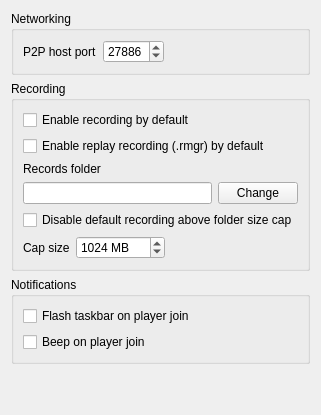
         <widget class="QWidget" name="DDTab">
          <attribute name="title">
           <string>Kaillera</string>
          </attribute>
         <layout class="QVBoxLayout" name="verticalLayout_6">
           <item>
            <widget class="QGroupBox" name="kailleraNetworkingGroupBox">
             <property name="title">
              <string>Networking</string>
             </property>
             <layout class="QHBoxLayout" name="kailleraNetworkingLayout">
              <item>
               <widget class="QLabel" name="kailleraPortLabel">
                <property name="text">
                 <string>P2P host port</string>
                </property>
               </widget>
              </item>
              <item>
               <widget class="QSpinBox" name="kailleraPortSpinBox">
                <property name="minimum">
                 <number>1</number>
                </property>
                <property name="maximum">
                 <number>65535</number>
                </property>
                <property name="value">
                 <number>27886</number>
                </property>
               </widget>
              </item>
              <item>
               <spacer name="horizontalSpacer_kailleraPort">
                <property name="orientation">
                 <enum>Qt::Orientation::Horizontal</enum>
                </property>
                <property name="sizeHint" stdset="0">
                 <size>
                  <width>40</width>
                  <height>20</height>
                 </size>
                </property>
               </spacer>
              </item>
             </layout>
            </widget>
           </item>
           <item>
            <widget class="QGroupBox" name="kailleraSettingsGroupBox">
             <property name="title">
              <string>Recording</string>
             </property>
             <layout class="QVBoxLayout" name="kailleraSettingsLayout">
              <item>
               <widget class="QCheckBox" name="kailleraRecordByDefaultCheckBox">
                <property name="text">
                 <string>Enable recording by default</string>
                </property>
               </widget>
              </item>
              <item>
               <widget class="QCheckBox" name="kailleraReplayByDefaultCheckBox">
                <property name="text">
                 <string>Enable replay recording (.rmgr) by default</string>
                </property>
                <property name="toolTip">
                 <string>Records per-frame inputs and game state for the current match to a .rmgr file, separate from krec. Works for both online and offline matches, Smash Remix 2.0.1 only. Each netplay room/playback dialog has its own checkbox that starts from this default and can override it for that session, the same way "Enable recording by default" works for krec.</string>
                </property>
               </widget>
              </item>
              <item>
               <widget class="QLabel" name="kailleraRecordsFolderLabel">
                <property name="text">
                 <string>Records folder</string>
                </property>
               </widget>
              </item>
              <item>
               <layout class="QHBoxLayout" name="kailleraRecordsFolderLayout">
                <item>
                 <widget class="QLineEdit" name="kailleraRecordsDirectoryLineEdit">
                  <property name="readOnly">
                   <bool>true</bool>
                  </property>
                 </widget>
                </item>
                <item>
                 <widget class="QPushButton" name="changeKailleraRecordsDirectoryButton">
                  <property name="text">
                   <string>Change</string>
                  </property>
                  <property name="icon">
                   <iconset theme="folder-open-line"/>
                  </property>
                  <property name="iconSize">
                   <size>
                    <width>16</width>
                    <height>16</height>
                   </size>
                  </property>
                 </widget>
                </item>
               </layout>
              </item>
              <item>
               <widget class="QCheckBox" name="kailleraRecordingCapEnabledCheckBox">
                <property name="text">
                 <string>Disable default recording above folder size cap</string>
                </property>
               </widget>
              </item>
              <item>
               <layout class="QHBoxLayout" name="kailleraRecordingCapLayout">
                <item>
                 <widget class="QLabel" name="kailleraRecordingCapLabel">
                  <property name="text">
                   <string>Cap size</string>
                  </property>
                 </widget>
                </item>
                <item>
                 <widget class="QSpinBox" name="kailleraRecordingCapMBSpinBox">
                  <property name="minimum">
                   <number>1</number>
                  </property>
                  <property name="maximum">
                   <number>1048576</number>
                  </property>
                  <property name="value">
                   <number>1024</number>
                  </property>
                  <property name="suffix">
                   <string> MB</string>
                  </property>
                 </widget>
                </item>
                <item>
                 <spacer name="horizontalSpacer_16">
                  <property name="orientation">
                   <enum>Qt::Orientation::Horizontal</enum>
                  </property>
                  <property name="sizeHint" stdset="0">
                   <size>
                    <width>40</width>
                    <height>20</height>
                   </size>
                  </property>
                 </spacer>
                </item>
               </layout>
              </item>
             </layout>
            </widget>
           </item>
           <item>
            <widget class="QGroupBox" name="kailleraNotificationsGroupBox">
             <property name="title">
              <string>Notifications</string>
             </property>
             <layout class="QVBoxLayout" name="kailleraNotificationsLayout">
              <item>
               <widget class="QCheckBox" name="kailleraFlashOnJoinCheckBox">
                <property name="text">
                 <string>Flash taskbar on player join</string>
                </property>
               </widget>
              </item>
              <item>
               <widget class="QCheckBox" name="kailleraBeepOnJoinCheckBox">
                <property name="text">
                 <string>Beep on player join</string>
                </property>
               </widget>
              </item>
             </layout>
            </widget>
           </item>
           <item>
            <spacer name="verticalSpacer_2">
             <property name="orientation">
              <enum>Qt::Orientation::Vertical</enum>
             </property>
             <property name="sizeHint" stdset="0">
              <size>
               <width>20</width>
               <height>40</height>
              </size>
             </property>
            </spacer>
           </item>
          </layout>
         </widget>
